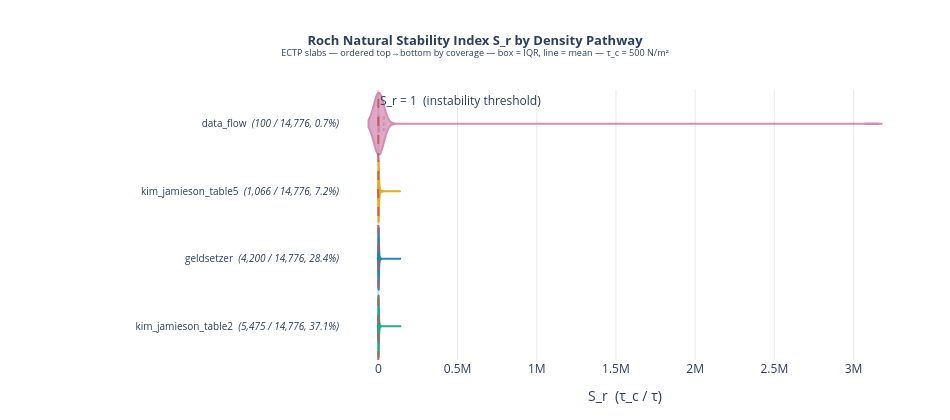

Notebook code cell kept with this figure:
### Markdown cell above
## 7. S_r Distribution by Density Pathway (Natural Variant)

Violin plots of the Roch natural stability index $S_r = \tau_c / \tau$ across all ECTP
slabs, ordered by coverage (highest coverage at top).  The red dashed line at $S_r = 1$
marks the instability threshold.

### Code cell
# DENSITY_COLORS imported from notebook_utils (Wong 2011 palette)

fig_nat = go.Figure()

for m in reversed(sorted_methods):   # reversed so highest-coverage ends up at top
    vals = np.array(pathway_S_r[m])
    if len(vals) == 0:
        continue
    n          = len(vals)
    pct        = n / total
    color      = rgba(DENSITY_COLORS.get(m, '#888888'), 0.75)
    line_color = rgba(DENSITY_COLORS.get(m, '#888888'), 1.0)

    fig_nat.add_trace(go.Violin(
        x=vals,
        y=[f"{m}  <i>({n:,} / {total:,}, {pct:.1%})</i>"] * n,
        orientation='h',
        name=m,
        box_visible=True,
        meanline_visible=True,
        points=False,
        fillcolor=color,
        line_color=line_color,
        opacity=0.85,
        showlegend=False,
    ))

fig_nat.add_vline(
    x=1.0,
    line_dash='dash',
    line_color='rgba(196,84,78,0.85)',
    line_width=2,
    annotation_text='S_r = 1  (instability threshold)',
    annotation_position='top right',
)

fig_nat.update_layout(
    title=dict(
        text=(
            '<b>Roch Natural Stability Index S_r by Density Pathway</b><br>'
            f'<sup>ECTP slabs — ordered top→bottom by coverage — '
            f'box = IQR, line = mean — τ_c = {TAU_C:.0f} N/m²</sup>'
        ),
        x=0.5, xanchor='center', font=dict(size=13),
    ),
    xaxis=dict(
        title='S_r  (τ_c / τ)',
        gridcolor='rgba(200,200,200,0.4)',
        zeroline=True,
        zerolinecolor='rgba(180,180,180,0.5)',
    ),
    yaxis=dict(
        autorange='reversed',
        tickfont=dict(size=10),
    ),
    plot_bgcolor='white',
    violingap=0.08,
    violingroupgap=0,
    width=950,
    height=420,
    margin=dict(l=340, r=40, t=90, b=60),
)

fig_nat.show()

### Figure 1 — Plotly figure (JSON) as saved in the notebook; plotly's stock layout.template omitted (floating-point values rounded to 4 significant figures; data arrays with more than 128 entries replaced by an {"elided": "..."} marker saying what was removed)
{"data": [{"box": {"visible": true}, "fillcolor": "rgba(204,121,167,0.75)", "line": {"color": "rgba(204,121,167,1.0)"}, "meanline": {"visible": true}, "name": "data_flow", "opacity": 0.85, "orientation": "h", "points": false, "showlegend": false, "type": "violin", "x": [2802.0, 2460.0, 5362.0, 5362.0, 728.1, 728.1, 8195.0, 8195.0, 669.7, 840.9, 11700.0, 3114000.0, 1147.0, 2460.0, 1196.0, 2825.0, 352.4, 1034.0, 3034.0, 746.3, 1554.0, 6808.0, 571.8, 1752.0, 8179.0, 23380.0, 1333.0, 2119.0, 1510.0, 6084.0, 1693.0, 5655.0, 5247.0, 5247.0, 5247.0, 929.4, 14900.0, 1429.0, 1429.0, 1304.0, 1304.0, 9984.0, 1370.0, 1370.0, 1050.0, 840.4, 1298.0, 3823.0, 5841.0, 633.3, 747.3, 5138.0, 5138.0, 5138.0, 5138.0, 1667.0, 1770.0, 895.1, 789.9, 2011.0, 2016.0, 906.2, 706.8, 2225.0, 1554.0, 3974.0, 2849.0, 21790.0, 910.7, 1350.0, 1958.0, 3506.0, 1361.0, 306.3, 575.6, 575.6, 2839.0, 762.1, 4571.0, 2615.0, 398.3, 2432.0, 4234.0, 2537.0, 2537.0, 8715.0, 3020.0, 1211.0, 2003.0, 2003.0, 2003.0, 1544.0, 1541.0, 1178.0, 1031.0, 2413.0, 5744.0, 1632.0, 3662.0, 4936.0], "y": ["data_flow  <i>(100 / 14,776, 0.7%)</i>", "data_flow  <i>(100 / 14,776, 0.7%)</i>", "data_flow  <i>(100 / 14,776, 0.7%)</i>", "data_flow  <i>(100 / 14,776, 0.7%)</i>", "data_flow  <i>(100 / 14,776, 0.7%)</i>", "data_flow  <i>(100 / 14,776, 0.7%)</i>", "data_flow  <i>(100 / 14,776, 0.7%)</i>", "data_flow  <i>(100 / 14,776, 0.7%)</i>", "data_flow  <i>(100 / 14,776, 0.7%)</i>", "data_flow  <i>(100 / 14,776, 0.7%)</i>", "data_flow  <i>(100 / 14,776, 0.7%)</i>", "data_flow  <i>(100 / 14,776, 0.7%)</i>", "data_flow  <i>(100 / 14,776, 0.7%)</i>", "data_flow  <i>(100 / 14,776, 0.7%)</i>", "data_flow  <i>(100 / 14,776, 0.7%)</i>", "data_flow  <i>(100 / 14,776, 0.7%)</i>", "data_flow  <i>(100 / 14,776, 0.7%)</i>", "data_flow  <i>(100 / 14,776, 0.7%)</i>", "data_flow  <i>(100 / 14,776, 0.7%)</i>", "data_flow  <i>(100 / 14,776, 0.7%)</i>", "data_flow  <i>(100 / 14,776, 0.7%)</i>", "data_flow  <i>(100 / 14,776, 0.7%)</i>", "data_flow  <i>(100 / 14,776, 0.7%)</i>", "data_flow  <i>(100 / 14,776, 0.7%)</i>", "data_flow  <i>(100 / 14,776, 0.7%)</i>", "data_flow  <i>(100 / 14,776, 0.7%)</i>", "data_flow  <i>(100 / 14,776, 0.7%)</i>", "data_flow  <i>(100 / 14,776, 0.7%)</i>", "data_flow  <i>(100 / 14,776, 0.7%)</i>", "data_flow  <i>(100 / 14,776, 0.7%)</i>", "data_flow  <i>(100 / 14,776, 0.7%)</i>", "data_flow  <i>(100 / 14,776, 0.7%)</i>", "data_flow  <i>(100 / 14,776, 0.7%)</i>", "data_flow  <i>(100 / 14,776, 0.7%)</i>", "data_flow  <i>(100 / 14,776, 0.7%)</i>", "data_flow  <i>(100 / 14,776, 0.7%)</i>", "data_flow  <i>(100 / 14,776, 0.7%)</i>", "data_flow  <i>(100 / 14,776, 0.7%)</i>", "data_flow  <i>(100 / 14,776, 0.7%)</i>", "data_flow  <i>(100 / 14,776, 0.7%)</i>", "data_flow  <i>(100 / 14,776, 0.7%)</i>", "data_flow  <i>(100 / 14,776, 0.7%)</i>", "data_flow  <i>(100 / 14,776, 0.7%)</i>", "data_flow  <i>(100 / 14,776, 0.7%)</i>", "data_flow  <i>(100 / 14,776, 0.7%)</i>", "data_flow  <i>(100 / 14,776, 0.7%)</i>", "data_flow  <i>(100 / 14,776, 0.7%)</i>", "data_flow  <i>(100 / 14,776, 0.7%)</i>", "data_flow  <i>(100 / 14,776, 0.7%)</i>", "data_flow  <i>(100 / 14,776, 0.7%)</i>", "data_flow  <i>(100 / 14,776, 0.7%)</i>", "data_flow  <i>(100 / 14,776, 0.7%)</i>", "data_flow  <i>(100 / 14,776, 0.7%)</i>", "data_flow  <i>(100 / 14,776, 0.7%)</i>", "data_flow  <i>(100 / 14,776, 0.7%)</i>", "data_flow  <i>(100 / 14,776, 0.7%)</i>", "data_flow  <i>(100 / 14,776, 0.7%)</i>", "data_flow  <i>(100 / 14,776, 0.7%)</i>", "data_flow  <i>(100 / 14,776, 0.7%)</i>", "data_flow  <i>(100 / 14,776, 0.7%)</i>", "data_flow  <i>(100 / 14,776, 0.7%)</i>", "data_flow  <i>(100 / 14,776, 0.7%)</i>", "data_flow  <i>(100 / 14,776, 0.7%)</i>", "data_flow  <i>(100 / 14,776, 0.7%)</i>", "data_flow  <i>(100 / 14,776, 0.7%)</i>", "data_flow  <i>(100 / 14,776, 0.7%)</i>", "data_flow  <i>(100 / 14,776, 0.7%)</i>", "data_flow  <i>(100 / 14,776, 0.7%)</i>", "data_flow  <i>(100 / 14,776, 0.7%)</i>", "data_flow  <i>(100 / 14,776, 0.7%)</i>", "data_flow  <i>(100 / 14,776, 0.7%)</i>", "data_flow  <i>(100 / 14,776, 0.7%)</i>", "data_flow  <i>(100 / 14,776, 0.7%)</i>", "data_flow  <i>(100 / 14,776, 0.7%)</i>", "data_flow  <i>(100 / 14,776, 0.7%)</i>", "data_flow  <i>(100 / 14,776, 0.7%)</i>", "data_flow  <i>(100 / 14,776, 0.7%)</i>", "data_flow  <i>(100 / 14,776, 0.7%)</i>", "data_flow  <i>(100 / 14,776, 0.7%)</i>", "data_flow  <i>(100 / 14,776, 0.7%)</i>", "data_flow  <i>(100 / 14,776, 0.7%)</i>", "data_flow  <i>(100 / 14,776, 0.7%)</i>", "data_flow  <i>(100 / 14,776, 0.7%)</i>", "data_flow  <i>(100 / 14,776, 0.7%)</i>", "data_flow  <i>(100 / 14,776, 0.7%)</i>", "data_flow  <i>(100 / 14,776, 0.7%)</i>", "data_flow  <i>(100 / 14,776, 0.7%)</i>", "data_flow  <i>(100 / 14,776, 0.7%)</i>", "data_flow  <i>(100 / 14,776, 0.7%)</i>", "data_flow  <i>(100 / 14,776, 0.7%)</i>", "data_flow  <i>(100 / 14,776, 0.7%)</i>", "data_flow  <i>(100 / 14,776, 0.7%)</i>", "data_flow  <i>(100 / 14,776, 0.7%)</i>", "data_flow  <i>(100 / 14,776, 0.7%)</i>", "data_flow  <i>(100 / 14,776, 0.7%)</i>", "data_flow  <i>(100 / 14,776, 0.7%)</i>", "data_flow  <i>(100 / 14,776, 0.7%)</i>", "data_flow  <i>(100 / 14,776, 0.7%)</i>", "data_flow  <i>(100 / 14,776, 0.7%)</i>", "data_flow  <i>(100 / 14,776, 0.7%)</i>"]}, {"box": {"visible": true}, "fillcolor": "rgba(230,159,0,0.75)", "line": {"color": "rgba(230,159,0,1.0)"}, "meanline": {"visible": true}, "name": "kim_jamieson_table5", "opacity": 0.85, "orientation": "h", "points": false, "showlegend": false, "type": "violin", "x": {"elided": "1066 float values"}, "y": {"elided": "1066 str values"}}, {"box": {"visible": true}, "fillcolor": "rgba(0,114,178,0.75)", "line": {"color": "rgba(0,114,178,1.0)"}, "meanline": {"visible": true}, "name": "geldsetzer", "opacity": 0.85, "orientation": "h", "points": false, "showlegend": false, "type": "violin", "x": {"elided": "4200 float values"}, "y": {"elided": "4200 str values"}}, {"box": {"visible": true}, "fillcolor": "rgba(0,158,115,0.75)", "line": {"color": "rgba(0,158,115,1.0)"}, "meanline": {"visible": true}, "name": "kim_jamieson_table2", "opacity": 0.85, "orientation": "h", "points": false, "showlegend": false, "type": "violin", "x": {"elided": "5475 float values"}, "y": {"elided": "5475 str values"}}], "layout": {"annotations": [{"showarrow": false, "text": "S_r = 1  (instability threshold)", "x": 1, "xanchor": "left", "xref": "x", "y": 1, "yanchor": "top", "yref": "y domain"}], "height": 420, "margin": {"b": 60, "l": 340, "r": 40, "t": 90}, "plot_bgcolor": "white", "shapes": [{"line": {"color": "rgba(196,84,78,0.85)", "dash": "dash", "width": 2}, "type": "line", "x0": 1, "x1": 1, "xref": "x", "y0": 0, "y1": 1, "yref": "y domain"}], "title": {"font": {"size": 13}, "text": "<b>Roch Natural Stability Index S_r by Density Pathway</b><br><sup>ECTP slabs — ordered top→bottom by coverage — box = IQR, line = mean — τ_c = 500 N/m²</sup>", "x": 0.5, "xanchor": "center"}, "violingap": 0.08, "violingroupgap": 0, "width": 950, "xaxis": {"gridcolor": "rgba(200,200,200,0.4)", "title": {"text": "S_r  (τ_c / τ)"}, "zeroline": true, "zerolinecolor": "rgba(180,180,180,0.5)"}, "yaxis": {"autorange": "reversed", "tickfont": {"size": 10}}}}
